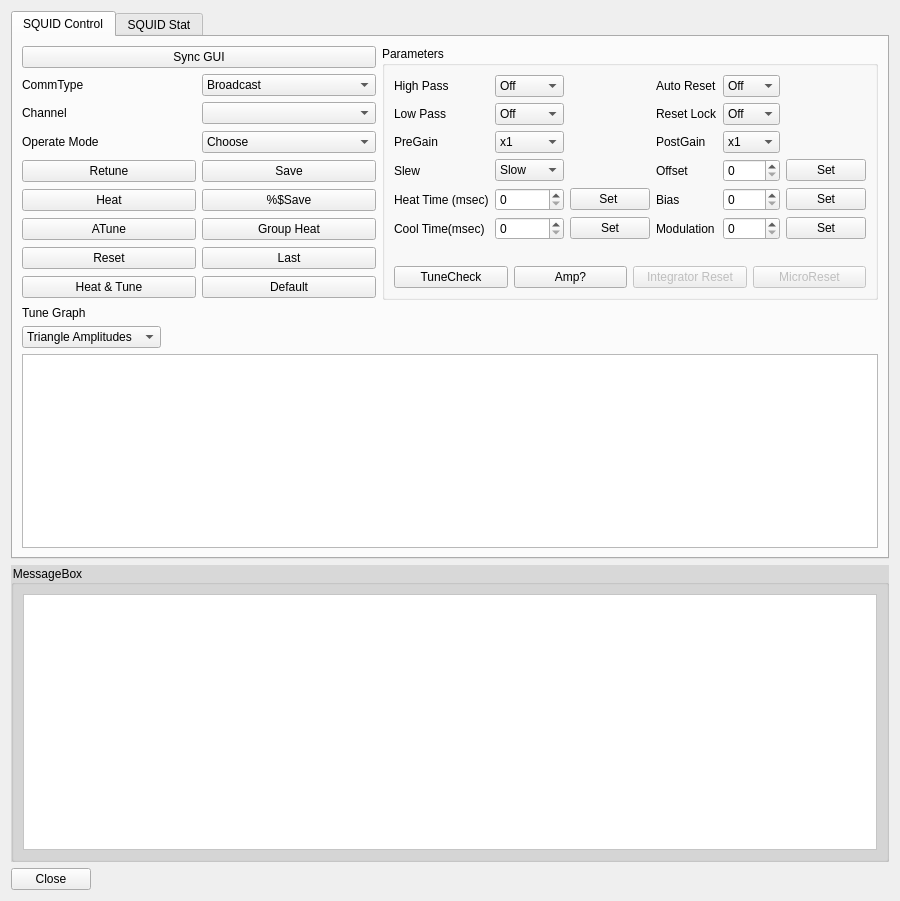
<?xml version="1.0" encoding="UTF-8"?>
<ui version="4.0">
 <class>BabyMEGSQUIDControlDgl</class>
 <widget class="QDialog" name="BabyMEGSQUIDControlDgl">
  <property name="geometry">
   <rect>
    <x>0</x>
    <y>0</y>
    <width>900</width>
    <height>901</height>
   </rect>
  </property>
  <property name="sizePolicy">
   <sizepolicy hsizetype="Preferred" vsizetype="Preferred">
    <horstretch>0</horstretch>
    <verstretch>0</verstretch>
   </sizepolicy>
  </property>
  <property name="windowTitle">
   <string>FLL Controller</string>
  </property>
  <property name="autoFillBackground">
   <bool>true</bool>
  </property>
  <layout class="QGridLayout" name="gridLayout_4">
   <item row="2" column="0">
    <widget class="QGroupBox" name="groupBox_2">
     <property name="styleSheet">
      <string notr="true">color: rgb(0, 0, 0);
background-color:rgb(216, 216, 216);</string>
     </property>
     <property name="title">
      <string>MessageBox</string>
     </property>
     <layout class="QGridLayout" name="gridLayout_11">
      <item row="0" column="0">
       <layout class="QGridLayout" name="gridLayout_10">
        <item row="0" column="0">
         <widget class="QTextEdit" name="m_tx_info">
          <property name="styleSheet">
           <string notr="true">background-color: rgb(255, 255, 255);</string>
          </property>
         </widget>
        </item>
       </layout>
      </item>
     </layout>
    </widget>
   </item>
   <item row="1" column="0">
    <widget class="QTabWidget" name="tabWidget">
     <property name="sizePolicy">
      <sizepolicy hsizetype="Preferred" vsizetype="Fixed">
       <horstretch>0</horstretch>
       <verstretch>0</verstretch>
      </sizepolicy>
     </property>
     <property name="autoFillBackground">
      <bool>false</bool>
     </property>
     <property name="styleSheet">
      <string notr="true"/>
     </property>
     <property name="currentIndex">
      <number>0</number>
     </property>
     <widget class="QWidget" name="tab_SQUIDCONTROL">
      <attribute name="title">
       <string>SQUID Control</string>
      </attribute>
      <layout class="QGridLayout" name="gridLayout_8">
       <item row="0" column="1" rowspan="3">
        <widget class="QGroupBox" name="groupBox">
         <property name="styleSheet">
          <string notr="true"/>
         </property>
         <property name="title">
          <string>Parameters</string>
         </property>
         <layout class="QGridLayout" name="gridLayout_6">
          <item row="2" column="0">
           <layout class="QGridLayout" name="gridLayout_3">
            <item row="0" column="3">
             <widget class="QPushButton" name="m_Qbn_mirco_reset">
              <property name="enabled">
               <bool>false</bool>
              </property>
              <property name="text">
               <string>MicroReset</string>
              </property>
             </widget>
            </item>
            <item row="0" column="2">
             <widget class="QPushButton" name="m_Qbn_int_reset">
              <property name="enabled">
               <bool>false</bool>
              </property>
              <property name="text">
               <string>Integrator Reset</string>
              </property>
             </widget>
            </item>
            <item row="0" column="1">
             <widget class="QPushButton" name="m_Qbn_amp">
              <property name="text">
               <string>Amp?</string>
              </property>
             </widget>
            </item>
            <item row="0" column="0">
             <widget class="QPushButton" name="m_Qbn_tunecheck">
              <property name="text">
               <string>TuneCheck</string>
              </property>
             </widget>
            </item>
           </layout>
          </item>
          <item row="0" column="0">
           <layout class="QGridLayout" name="gridLayout_2">
            <item row="3" column="1">
             <widget class="QComboBox" name="m_Qcb_slew">
              <item>
               <property name="text">
                <string>Slow</string>
               </property>
              </item>
              <item>
               <property name="text">
                <string>Normal</string>
               </property>
              </item>
              <item>
               <property name="text">
                <string>Fast</string>
               </property>
              </item>
             </widget>
            </item>
            <item row="2" column="1">
             <widget class="QComboBox" name="m_Qcb_pregain">
              <item>
               <property name="text">
                <string>x1</string>
               </property>
              </item>
              <item>
               <property name="text">
                <string>x2</string>
               </property>
              </item>
              <item>
               <property name="text">
                <string>x5</string>
               </property>
              </item>
              <item>
               <property name="text">
                <string>x10</string>
               </property>
              </item>
             </widget>
            </item>
            <item row="0" column="0">
             <widget class="QLabel" name="label_4">
              <property name="text">
               <string>High Pass</string>
              </property>
             </widget>
            </item>
            <item row="1" column="1">
             <widget class="QComboBox" name="m_Qcb_lp">
              <item>
               <property name="text">
                <string>Off</string>
               </property>
              </item>
              <item>
               <property name="text">
                <string>200Hz</string>
               </property>
              </item>
              <item>
               <property name="text">
                <string>500Hz</string>
               </property>
              </item>
              <item>
               <property name="text">
                <string>1KHz</string>
               </property>
              </item>
              <item>
               <property name="text">
                <string>5KHz</string>
               </property>
              </item>
             </widget>
            </item>
            <item row="1" column="0">
             <widget class="QLabel" name="label_5">
              <property name="text">
               <string>Low Pass</string>
              </property>
             </widget>
            </item>
            <item row="0" column="1">
             <widget class="QComboBox" name="m_Qcb_hp">
              <item>
               <property name="text">
                <string>Off</string>
               </property>
              </item>
              <item>
               <property name="text">
                <string>0.16Hz</string>
               </property>
              </item>
              <item>
               <property name="text">
                <string>1Hz</string>
               </property>
              </item>
             </widget>
            </item>
            <item row="3" column="0">
             <widget class="QLabel" name="label_7">
              <property name="text">
               <string>Slew</string>
              </property>
             </widget>
            </item>
            <item row="4" column="0">
             <widget class="QLabel" name="label_14">
              <property name="text">
               <string>Heat Time (msec)</string>
              </property>
             </widget>
            </item>
            <item row="1" column="4">
             <widget class="QComboBox" name="m_Qcb_reset_lock">
              <item>
               <property name="text">
                <string>Off</string>
               </property>
              </item>
              <item>
               <property name="text">
                <string>On</string>
               </property>
              </item>
             </widget>
            </item>
            <item row="0" column="4">
             <widget class="QComboBox" name="m_Qcb_auto_reset">
              <item>
               <property name="text">
                <string>Off</string>
               </property>
              </item>
              <item>
               <property name="text">
                <string>On</string>
               </property>
              </item>
             </widget>
            </item>
            <item row="1" column="3">
             <widget class="QLabel" name="label_9">
              <property name="text">
               <string>Reset Lock</string>
              </property>
             </widget>
            </item>
            <item row="0" column="3">
             <widget class="QLabel" name="label_8">
              <property name="text">
               <string>Auto Reset</string>
              </property>
             </widget>
            </item>
            <item row="4" column="1">
             <widget class="QSpinBox" name="m_Qsb_heattime">
              <property name="maximum">
               <number>10000</number>
              </property>
             </widget>
            </item>
            <item row="2" column="0">
             <widget class="QLabel" name="label_6">
              <property name="text">
               <string>PreGain</string>
              </property>
             </widget>
            </item>
            <item row="5" column="0">
             <widget class="QLabel" name="label_15">
              <property name="text">
               <string>Cool Time(msec)</string>
              </property>
             </widget>
            </item>
            <item row="5" column="1">
             <widget class="QSpinBox" name="m_Qsb_cooltime">
              <property name="maximum">
               <number>1000000</number>
              </property>
             </widget>
            </item>
            <item row="3" column="3">
             <widget class="QLabel" name="label_11">
              <property name="text">
               <string>Offset </string>
              </property>
             </widget>
            </item>
            <item row="4" column="3">
             <widget class="QLabel" name="label_12">
              <property name="text">
               <string>Bias</string>
              </property>
             </widget>
            </item>
            <item row="5" column="3">
             <widget class="QLabel" name="label_13">
              <property name="text">
               <string>Modulation</string>
              </property>
             </widget>
            </item>
            <item row="2" column="3">
             <widget class="QLabel" name="label_18">
              <property name="text">
               <string>PostGain</string>
              </property>
             </widget>
            </item>
            <item row="2" column="4">
             <widget class="QComboBox" name="m_Qcb_postgain">
              <item>
               <property name="text">
                <string>x1</string>
               </property>
              </item>
              <item>
               <property name="text">
                <string>x10</string>
               </property>
              </item>
              <item>
               <property name="text">
                <string>x100</string>
               </property>
              </item>
             </widget>
            </item>
            <item row="0" column="5">
             <widget class="QLabel" name="label_10">
              <property name="text">
               <string/>
              </property>
             </widget>
            </item>
            <item row="3" column="4">
             <widget class="QSpinBox" name="m_Qsb_offset">
              <property name="maximum">
               <number>9999</number>
              </property>
             </widget>
            </item>
            <item row="4" column="4">
             <widget class="QSpinBox" name="m_Qsb_bias">
              <property name="maximum">
               <number>9999</number>
              </property>
             </widget>
            </item>
            <item row="5" column="4">
             <widget class="QSpinBox" name="m_Qsb_mod">
              <property name="maximum">
               <number>9999</number>
              </property>
             </widget>
            </item>
            <item row="4" column="2">
             <widget class="QPushButton" name="m_Qbn_heattime">
              <property name="text">
               <string>Set </string>
              </property>
             </widget>
            </item>
            <item row="5" column="2">
             <widget class="QPushButton" name="m_Qbn_cooltime">
              <property name="text">
               <string>Set</string>
              </property>
             </widget>
            </item>
            <item row="3" column="5">
             <widget class="QPushButton" name="m_Qbn_offset">
              <property name="text">
               <string>Set</string>
              </property>
             </widget>
            </item>
            <item row="4" column="5">
             <widget class="QPushButton" name="m_Qbn_bias">
              <property name="text">
               <string>Set</string>
              </property>
             </widget>
            </item>
            <item row="5" column="5">
             <widget class="QPushButton" name="m_Qbn_mod">
              <property name="text">
               <string>Set</string>
              </property>
             </widget>
            </item>
           </layout>
          </item>
          <item row="1" column="0">
           <widget class="QLabel" name="label_19">
            <property name="text">
             <string/>
            </property>
           </widget>
          </item>
         </layout>
        </widget>
       </item>
       <item row="3" column="0">
        <widget class="QLabel" name="label_16">
         <property name="text">
          <string>Tune Graph</string>
         </property>
        </widget>
       </item>
       <item row="0" column="0">
        <layout class="QGridLayout" name="gridLayout_7">
         <item row="1" column="0" colspan="2">
          <widget class="QPushButton" name="m_Qbn_SyncGUI">
           <property name="text">
            <string>Sync GUI</string>
           </property>
          </widget>
         </item>
         <item row="6" column="0">
          <widget class="QLabel" name="label_2">
           <property name="text">
            <string>Channel</string>
           </property>
          </widget>
         </item>
         <item row="6" column="1">
          <widget class="QComboBox" name="m_Qcb_channel"/>
         </item>
         <item row="5" column="1">
          <widget class="QComboBox" name="m_Qcb_commtype">
           <item>
            <property name="text">
             <string>Broadcast</string>
            </property>
           </item>
           <item>
            <property name="text">
             <string>GroupA</string>
            </property>
           </item>
           <item>
            <property name="text">
             <string>GroupB</string>
            </property>
           </item>
           <item>
            <property name="text">
             <string>GroupC</string>
            </property>
           </item>
           <item>
            <property name="text">
             <string>GroupD</string>
            </property>
           </item>
           <item>
            <property name="text">
             <string>GroupE</string>
            </property>
           </item>
           <item>
            <property name="text">
             <string>GroupF</string>
            </property>
           </item>
           <item>
            <property name="text">
             <string>GroupG</string>
            </property>
           </item>
           <item>
            <property name="text">
             <string>GroupH</string>
            </property>
           </item>
           <item>
            <property name="text">
             <string>Single Channel</string>
            </property>
           </item>
          </widget>
         </item>
         <item row="5" column="0">
          <widget class="QLabel" name="label">
           <property name="text">
            <string>CommType</string>
           </property>
          </widget>
         </item>
        </layout>
       </item>
       <item row="1" column="0" rowspan="2">
        <layout class="QGridLayout" name="gridLayout">
         <item row="0" column="0">
          <widget class="QLabel" name="label_3">
           <property name="text">
            <string>Operate Mode</string>
           </property>
          </widget>
         </item>
         <item row="0" column="1">
          <widget class="QComboBox" name="m_Qcb_opermode">
           <item>
            <property name="text">
             <string>Choose</string>
            </property>
           </item>
           <item>
            <property name="text">
             <string>Run</string>
            </property>
           </item>
           <item>
            <property name="text">
             <string>Tune</string>
            </property>
           </item>
          </widget>
         </item>
         <item row="1" column="0">
          <widget class="QPushButton" name="m_Qbn_retune">
           <property name="text">
            <string>Retune</string>
           </property>
          </widget>
         </item>
         <item row="2" column="0">
          <widget class="QPushButton" name="m_Qbn_heat">
           <property name="text">
            <string>Heat</string>
           </property>
          </widget>
         </item>
         <item row="3" column="0">
          <widget class="QPushButton" name="m_Qbn_atune">
           <property name="text">
            <string>ATune</string>
           </property>
          </widget>
         </item>
         <item row="4" column="0">
          <widget class="QPushButton" name="m_Qbn_reset">
           <property name="text">
            <string>Reset</string>
           </property>
          </widget>
         </item>
         <item row="5" column="0">
          <widget class="QPushButton" name="m_Qbn_heatTune">
           <property name="text">
            <string>Heat &amp;&amp; Tune</string>
           </property>
          </widget>
         </item>
         <item row="1" column="1">
          <widget class="QPushButton" name="m_Qbn_save">
           <property name="text">
            <string>Save</string>
           </property>
          </widget>
         </item>
         <item row="2" column="1">
          <widget class="QPushButton" name="m_Qbn_save1">
           <property name="text">
            <string>%$Save</string>
           </property>
          </widget>
         </item>
         <item row="3" column="1">
          <widget class="QPushButton" name="m_Qbn_groupheat">
           <property name="text">
            <string>Group Heat</string>
           </property>
          </widget>
         </item>
         <item row="4" column="1">
          <widget class="QPushButton" name="m_Qbn_last">
           <property name="text">
            <string>Last</string>
           </property>
          </widget>
         </item>
         <item row="5" column="1">
          <widget class="QPushButton" name="m_Qbn_default">
           <property name="text">
            <string>Default</string>
           </property>
          </widget>
         </item>
        </layout>
       </item>
       <item row="5" column="0" colspan="2">
        <layout class="QGridLayout" name="gridLayout_13">
         <item row="0" column="0">
          <widget class="QComboBox" name="m_Qcb_bar_graph_select">
           <property name="sizePolicy">
            <sizepolicy hsizetype="Fixed" vsizetype="Fixed">
             <horstretch>0</horstretch>
             <verstretch>0</verstretch>
            </sizepolicy>
           </property>
           <item>
            <property name="text">
             <string>Triangle Amplitudes</string>
            </property>
           </item>
           <item>
            <property name="text">
             <string>AutoReset</string>
            </property>
           </item>
           <item>
            <property name="text">
             <string>Biases</string>
            </property>
           </item>
           <item>
            <property name="text">
             <string>High Passes</string>
            </property>
           </item>
           <item>
            <property name="text">
             <string>Low Passes</string>
            </property>
           </item>
           <item>
            <property name="text">
             <string>Modes</string>
            </property>
           </item>
           <item>
            <property name="text">
             <string>Modulations</string>
            </property>
           </item>
           <item>
            <property name="text">
             <string>Offsets</string>
            </property>
           </item>
           <item>
            <property name="text">
             <string>Reset</string>
            </property>
           </item>
           <item>
            <property name="text">
             <string>Slews</string>
            </property>
           </item>
           <item>
            <property name="text">
             <string>PreGains</string>
            </property>
           </item>
           <item>
            <property name="text">
             <string>PostGains</string>
            </property>
           </item>
          </widget>
         </item>
         <item row="1" column="0">
          <widget class="QTableWidget" name="tbw_parameters"/>
         </item>
        </layout>
       </item>
       <item row="4" column="0" colspan="2">
        <layout class="QFormLayout" name="lay_tune">
         <property name="sizeConstraint">
          <enum>QLayout::SetFixedSize</enum>
         </property>
         <property name="fieldGrowthPolicy">
          <enum>QFormLayout::ExpandingFieldsGrow</enum>
         </property>
         <property name="horizontalSpacing">
          <number>0</number>
         </property>
        </layout>
       </item>
      </layout>
     </widget>
     <widget class="QWidget" name="tab_SQUID_STAT">
      <attribute name="title">
       <string>SQUID Stat</string>
      </attribute>
      <layout class="QGridLayout" name="gridLayout_9">
       <item row="0" column="0">
        <layout class="QGridLayout" name="gridLayout_5">
         <item row="4" column="0">
          <widget class="QLabel" name="label_17">
           <property name="sizePolicy">
            <sizepolicy hsizetype="Fixed" vsizetype="Preferred">
             <horstretch>0</horstretch>
             <verstretch>0</verstretch>
            </sizepolicy>
           </property>
           <property name="text">
            <string>SQUID STAT</string>
           </property>
          </widget>
         </item>
         <item row="5" column="0">
          <widget class="QTextBrowser" name="textBrowser">
           <property name="styleSheet">
            <string notr="true">background-color: rgb(220, 220, 220);</string>
           </property>
          </widget>
         </item>
        </layout>
       </item>
      </layout>
     </widget>
    </widget>
   </item>
   <item row="3" column="0">
    <layout class="QFormLayout" name="formLayout_4">
     <property name="fieldGrowthPolicy">
      <enum>QFormLayout::AllNonFixedFieldsGrow</enum>
     </property>
     <property name="horizontalSpacing">
      <number>6</number>
     </property>
     <property name="verticalSpacing">
      <number>1</number>
     </property>
     <item row="0" column="0">
      <widget class="QPushButton" name="m_Qbn_Cancel">
       <property name="text">
        <string>Close</string>
       </property>
      </widget>
     </item>
    </layout>
   </item>
  </layout>
 </widget>
 <resources/>
 <connections/>
</ui>
